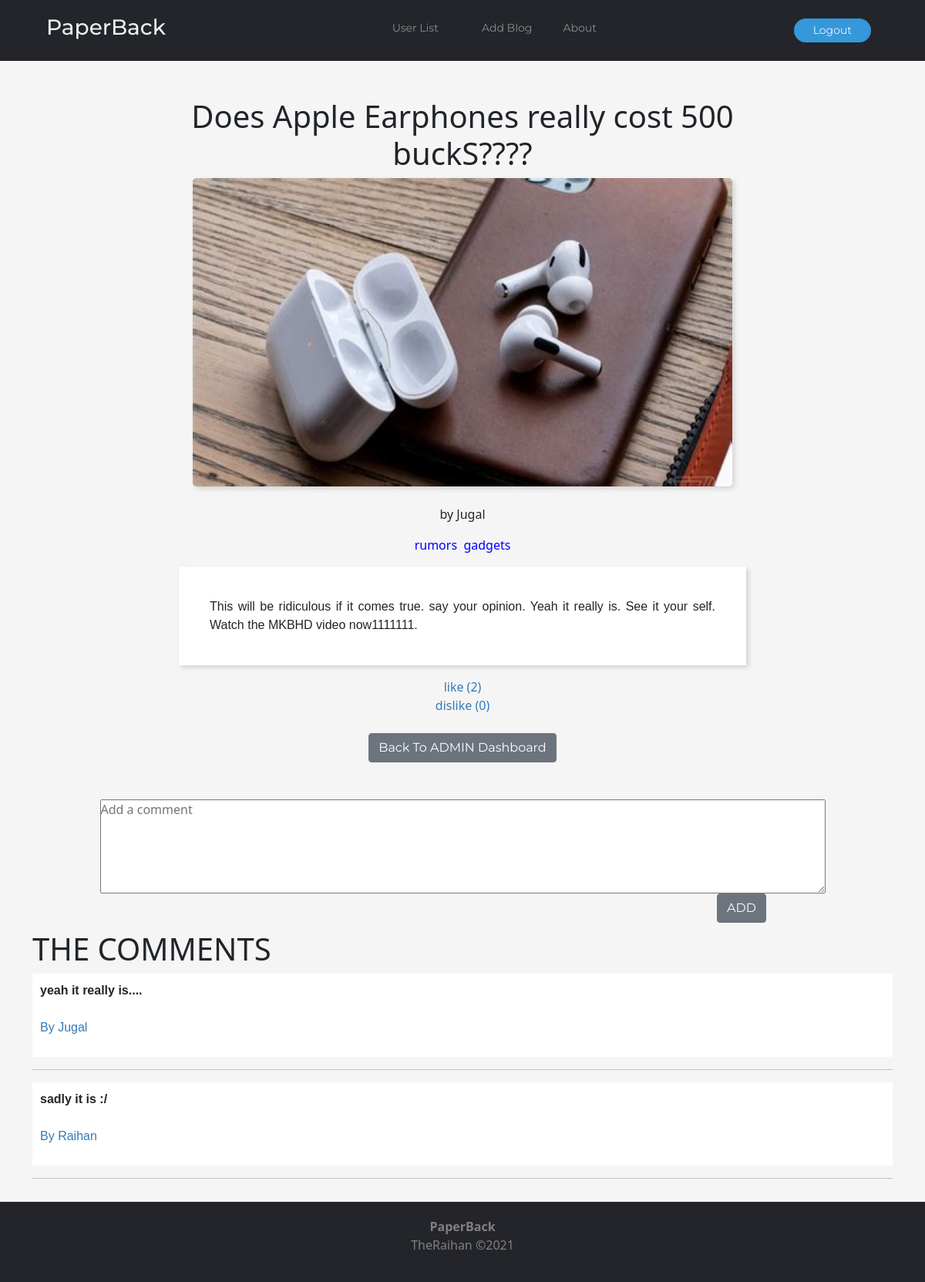
Page /admin/admin_fullpost.php?id=67 on the committed database.
### tables this page shows
CREATE TABLE `blogs` (
  `id` int(255) NOT NULL,
  `name` varchar(255) NOT NULL,
  `type` varchar(255) NOT NULL,
  `category` varchar(255) NOT NULL,
  `title` varchar(255) NOT NULL,
  `description` longtext NOT NULL,
  `blog_image` varchar(255) NOT NULL
);

CREATE TABLE `comments` (
  `id` int(255) NOT NULL,
  `name` varchar(255) NOT NULL,
  `blog_id` int(255) NOT NULL,
  `comment` mediumtext NOT NULL
);

### admin/admin_fullpost.php (the view, shortened to what this page needs)
<?php
include("../db.php");
include("admin_main_navbar.php");
$id =$_GET['id'];
$query="SELECT * FROM blogs where id='$id'";
$result=mysqli_query($con,$query);
$num=mysqli_num_rows($result);
if($num>0)
{
    while($row=mysqli_fetch_array($result))
    {
    $id=$row["id"];
    $g_name=$row["name"];
    $type=$row["type"];
    $category=$row["category"];
    $title=$row["title"];
    $description=$row["description"];
    $blog_image=$row['blog_image'];
    ?>
    <!DOCTYPE html>
    <html lang="en">
    <head>
        <link rel="stylesheet" href="../bootstrap/css/bootstrap.min.css">
        <link rel="stylesheet" href="../css/nav.css">
    </head>
    <body class="back">
        <br>
        <br>
        <div class="container" align="center">
        <div class="row">
            <div class="col-sm-2"></div>
            <div class="col-sm-8">
            <h1><?php echo $title;?></h1>
            <img class="image" src="../images/<?php echo $blog_image;?>"width="700px" height="400px">
            <br>
            <br>
            <p><?php
             if(!isset($_SESSION['pass']))
             {
                 echo "by ".$g_name;
             }
             else{
                 echo "by ".$g_name;
             }
            ?></p>
            <p style="color: blue"><?php echo $type;?>&nbsp&nbsp<?php echo $category;?></p>
            <p class="data" style="text-align:justify"><?php echo $description;?></p>
            <form action="likes.php" method="post">
                <?php
                $query1="SELECT * FROM likes WHERE blog_id='$id'";
                $result1=mysqli_query($con,$query1);
                $count_likes=mysqli_num_rows($result1);
                ?>
                <input type="submit" name="like" value="like <?php echo "(".$count_likes.")";?>"style="background:none; color: #337ab7; border: none">
            </form>
            <form action="dislikes.php" method="post">
                <?php
                $query2="SELECT * FROM dislikes WHERE blog_id='$id'";
                $result2=mysqli_query($con,$query2);
                $count_dislikes=mysqli_num_rows($result2);
                ?>
                <input type="submit" name="dislike" value="dislike <?php echo "(".$count_dislikes.")";?>"style="background:none; color: #337ab7; border: none">
            </form>
            <br>
                <a class="btn btn-secondary" href=admin_dashboard.php>Back To ADMIN Dashboard</a>
            <br>
            <br>
            </div>
            <div class="col-sm-2"></div>
        </div>
        </div>
        <form method="POST" action="admin_comments.php" enctype="multipart/form-data">
            <div class="container" align="center">
            <br>
            <textarea name="comment" rows="5" cols="100" placeholder="Add a comment" required></textarea>
            <br>
            <button style="position:absolute;margin-left: 330px"type="submit" name="add" class="btn btn-secondary">ADD</button>
            </div>
            </form>
            <br>
            <br>
            <div class="container">
                <h1>THE COMMENTS</h1>
            <?php
                $c_query="SELECT * FROM comments WHERE blog_id='$id'";
                $c_result=mysqli_query($con,$c_query);
            while($c_row=mysqli_fetch_array($c_result))
            {
                $c_name=$c_row["name"];
                $comment=$c_row["comment"];
            ?>
            <div  style="font-family:'Lucida Sans', 'Lucida Sans Regular', 'Lucida Grande', 'Lucida Sans Unicode', Geneva, Verdana, sans-serif">
             <div class="c_data" >
                <b class="des"><?php echo "$comment";?></b>
                <br>
                <br>
                <p style="color:#337ab7"><?php echo "By   ".$c_name;?></p>
            </div>
            <hr style="width:100%">
            </div>
            </body>
            </html>
            <?php
            }
            ?>
</body>
        </html>
<?php
    }
}
include("../footer.php");
?>

### css/nav.css (style rules this page uses)
* { box-sizing: border-box; margin: 0; padding: 0; }
li, a, button { font-family: "Montserrat", sans-serif; font-size: 14px; color: #edf0f1; text-decoration: none; }
button { padding: 5px 25px; background-color: rgba(52, 152, 219, 1); border: none; font-size: 14px; border-radius: 50px; cursor: pointer; transition: all 0.3s ease 0s; margin: 0; }

### admin/admin_fullpost.php (style rules this page uses)
.back { background-color: whitesmoke; }
.data { white-space: pre-wrap; font-family:Arial, Helvetica, sans-serif; padding: 40px; box-shadow: 3px 3px 6px lightgrey; background-color: white; }
.image { border-radius: 5px; box-shadow: 3px 3px 6px lightgrey; }
.c_data { font-family:Arial, Helvetica, sans-serif; padding: 10px; background-color: white; }
.des { white-space: pre-wrap; }

### rows in the picture
blogs: title "Does Apple Earphones really cost 500 buckS????", blog_image (picture), name "Jugal", type "rumors", category "gadgets", description "This will be ridiculous if it comes true. say your opinion. Yeah it really is. See it your self. Watch the MKBHD video now1111111."
comments: comment "yeah it really is....", name "Jugal"
comments: comment "sadly it is :/", name "Raihan"
